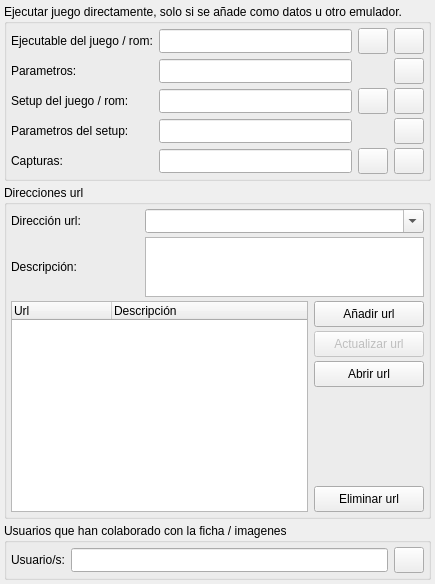
     <widget class="QWidget" name="tabDatos_3">
      <attribute name="icon">
       <iconset resource="../res/gr-lida.qrc">
        <normaloff>:/img16/importar.png</normaloff>:/img16/importar.png</iconset>
      </attribute>
      <attribute name="title">
       <string>Otros Datos</string>
      </attribute>
      <layout class="QVBoxLayout" name="verticalLayout" stretch="0,1,0">
       <property name="spacing">
        <number>4</number>
       </property>
       <property name="leftMargin">
        <number>4</number>
       </property>
       <property name="topMargin">
        <number>4</number>
       </property>
       <property name="rightMargin">
        <number>4</number>
       </property>
       <property name="bottomMargin">
        <number>4</number>
       </property>
       <item>
        <widget class="QGroupBox" name="gBoxDatos_Exe">
         <property name="title">
          <string>Ejecutar juego directamente, solo si se añade como datos u otro emulador.</string>
         </property>
         <layout class="QGridLayout" name="gridLayout_3">
          <property name="leftMargin">
           <number>4</number>
          </property>
          <property name="topMargin">
           <number>4</number>
          </property>
          <property name="rightMargin">
           <number>4</number>
          </property>
          <property name="bottomMargin">
           <number>4</number>
          </property>
          <property name="verticalSpacing">
           <number>4</number>
          </property>
          <item row="0" column="0">
           <widget class="QLabel" name="lb_Datos_32">
            <property name="minimumSize">
             <size>
              <width>128</width>
              <height>0</height>
             </size>
            </property>
            <property name="text">
             <string>Ejecutable del juego / rom:</string>
            </property>
            <property name="alignment">
             <set>Qt::AlignLeading|Qt::AlignLeft|Qt::AlignVCenter</set>
            </property>
           </widget>
          </item>
          <item row="0" column="1">
           <widget class="QLineEdit" name="txtDatos_path_exe">
            <property name="minimumSize">
             <size>
              <width>0</width>
              <height>24</height>
             </size>
            </property>
           </widget>
          </item>
          <item row="0" column="2">
           <widget class="QPushButton" name="btnDatos_ExeJuego">
            <property name="minimumSize">
             <size>
              <width>30</width>
              <height>26</height>
             </size>
            </property>
            <property name="maximumSize">
             <size>
              <width>30</width>
              <height>26</height>
             </size>
            </property>
            <property name="icon">
             <iconset resource="../res/gr-lida.qrc">
              <normaloff>:/img16/carpeta_1.png</normaloff>:/img16/carpeta_1.png</iconset>
            </property>
           </widget>
          </item>
          <item row="0" column="3">
           <widget class="QPushButton" name="btnDatos_ExeJuego_clear">
            <property name="minimumSize">
             <size>
              <width>30</width>
              <height>26</height>
             </size>
            </property>
            <property name="maximumSize">
             <size>
              <width>30</width>
              <height>26</height>
             </size>
            </property>
            <property name="icon">
             <iconset resource="../res/gr-lida.qrc">
              <normaloff>:/img16/limpiar.png</normaloff>:/img16/limpiar.png</iconset>
            </property>
           </widget>
          </item>
          <item row="1" column="0">
           <widget class="QLabel" name="lb_Datos_35">
            <property name="minimumSize">
             <size>
              <width>128</width>
              <height>0</height>
             </size>
            </property>
            <property name="text">
             <string>Parametros:</string>
            </property>
            <property name="alignment">
             <set>Qt::AlignLeading|Qt::AlignLeft|Qt::AlignVCenter</set>
            </property>
           </widget>
          </item>
          <item row="1" column="1">
           <widget class="QLineEdit" name="txtDatos_parametros_exe">
            <property name="minimumSize">
             <size>
              <width>0</width>
              <height>24</height>
             </size>
            </property>
           </widget>
          </item>
          <item row="2" column="0">
           <widget class="QLabel" name="lb_Datos_39">
            <property name="minimumSize">
             <size>
              <width>128</width>
              <height>0</height>
             </size>
            </property>
            <property name="text">
             <string>Setup del juego / rom:</string>
            </property>
            <property name="alignment">
             <set>Qt::AlignLeading|Qt::AlignLeft|Qt::AlignVCenter</set>
            </property>
           </widget>
          </item>
          <item row="2" column="1">
           <widget class="QLineEdit" name="txtDatos_path_setup">
            <property name="minimumSize">
             <size>
              <width>0</width>
              <height>24</height>
             </size>
            </property>
           </widget>
          </item>
          <item row="2" column="2">
           <widget class="QPushButton" name="btnDatos_SetupJuego">
            <property name="minimumSize">
             <size>
              <width>30</width>
              <height>26</height>
             </size>
            </property>
            <property name="maximumSize">
             <size>
              <width>30</width>
              <height>26</height>
             </size>
            </property>
            <property name="icon">
             <iconset resource="../res/gr-lida.qrc">
              <normaloff>:/img16/carpeta_1.png</normaloff>:/img16/carpeta_1.png</iconset>
            </property>
           </widget>
          </item>
          <item row="2" column="3">
           <widget class="QPushButton" name="btnDatos_SetupJuego_clear">
            <property name="minimumSize">
             <size>
              <width>30</width>
              <height>26</height>
             </size>
            </property>
            <property name="maximumSize">
             <size>
              <width>30</width>
              <height>26</height>
             </size>
            </property>
            <property name="icon">
             <iconset resource="../res/gr-lida.qrc">
              <normaloff>:/img16/limpiar.png</normaloff>:/img16/limpiar.png</iconset>
            </property>
           </widget>
          </item>
          <item row="3" column="0">
           <widget class="QLabel" name="lb_Datos_38">
            <property name="minimumSize">
             <size>
              <width>128</width>
              <height>0</height>
             </size>
            </property>
            <property name="text">
             <string>Parametros del setup:</string>
            </property>
            <property name="alignment">
             <set>Qt::AlignLeading|Qt::AlignLeft|Qt::AlignVCenter</set>
            </property>
           </widget>
          </item>
          <item row="3" column="1">
           <widget class="QLineEdit" name="txtDatos_parametros_setup">
            <property name="minimumSize">
             <size>
              <width>0</width>
              <height>24</height>
             </size>
            </property>
           </widget>
          </item>
          <item row="4" column="1">
           <widget class="QLineEdit" name="txtDatos_path_capturas">
            <property name="minimumSize">
             <size>
              <width>0</width>
              <height>24</height>
             </size>
            </property>
           </widget>
          </item>
          <item row="4" column="0">
           <widget class="QLabel" name="lb_Datos_42">
            <property name="minimumSize">
             <size>
              <width>128</width>
              <height>0</height>
             </size>
            </property>
            <property name="text">
             <string>Capturas:</string>
            </property>
            <property name="alignment">
             <set>Qt::AlignLeading|Qt::AlignLeft|Qt::AlignVCenter</set>
            </property>
           </widget>
          </item>
          <item row="4" column="2">
           <widget class="QPushButton" name="btnDatos_PathCapturas">
            <property name="minimumSize">
             <size>
              <width>30</width>
              <height>26</height>
             </size>
            </property>
            <property name="maximumSize">
             <size>
              <width>30</width>
              <height>26</height>
             </size>
            </property>
            <property name="icon">
             <iconset resource="../res/gr-lida.qrc">
              <normaloff>:/img16/carpeta_1.png</normaloff>:/img16/carpeta_1.png</iconset>
            </property>
           </widget>
          </item>
          <item row="4" column="3">
           <widget class="QPushButton" name="btnDatos_PathCapturas_clear">
            <property name="minimumSize">
             <size>
              <width>30</width>
              <height>26</height>
             </size>
            </property>
            <property name="maximumSize">
             <size>
              <width>30</width>
              <height>26</height>
             </size>
            </property>
            <property name="icon">
             <iconset resource="../res/gr-lida.qrc">
              <normaloff>:/img16/limpiar.png</normaloff>:/img16/limpiar.png</iconset>
            </property>
           </widget>
          </item>
          <item row="1" column="3">
           <widget class="QPushButton" name="btnDatos_ParametrosExe_clear">
            <property name="minimumSize">
             <size>
              <width>30</width>
              <height>26</height>
             </size>
            </property>
            <property name="maximumSize">
             <size>
              <width>30</width>
              <height>26</height>
             </size>
            </property>
            <property name="icon">
             <iconset resource="../res/gr-lida.qrc">
              <normaloff>:/img16/limpiar.png</normaloff>:/img16/limpiar.png</iconset>
            </property>
           </widget>
          </item>
          <item row="3" column="3">
           <widget class="QPushButton" name="btnDatos_ParametrosSetup_clear">
            <property name="minimumSize">
             <size>
              <width>30</width>
              <height>26</height>
             </size>
            </property>
            <property name="maximumSize">
             <size>
              <width>30</width>
              <height>26</height>
             </size>
            </property>
            <property name="icon">
             <iconset resource="../res/gr-lida.qrc">
              <normaloff>:/img16/limpiar.png</normaloff>:/img16/limpiar.png</iconset>
            </property>
           </widget>
          </item>
         </layout>
        </widget>
       </item>
       <item>
        <widget class="QGroupBox" name="groupBox_4">
         <property name="title">
          <string>Direcciones url</string>
         </property>
         <layout class="QGridLayout" name="gridLayout_2" columnstretch="0,1,0">
          <property name="leftMargin">
           <number>4</number>
          </property>
          <property name="topMargin">
           <number>4</number>
          </property>
          <property name="rightMargin">
           <number>4</number>
          </property>
          <property name="bottomMargin">
           <number>4</number>
          </property>
          <property name="verticalSpacing">
           <number>4</number>
          </property>
          <item row="0" column="0">
           <widget class="QLabel" name="lb_Datos_40">
            <property name="minimumSize">
             <size>
              <width>128</width>
              <height>0</height>
             </size>
            </property>
            <property name="text">
             <string>Dirección url:</string>
            </property>
            <property name="alignment">
             <set>Qt::AlignLeading|Qt::AlignLeft|Qt::AlignVCenter</set>
            </property>
           </widget>
          </item>
          <item row="1" column="0">
           <widget class="QLabel" name="lb_Datos_41">
            <property name="minimumSize">
             <size>
              <width>128</width>
              <height>0</height>
             </size>
            </property>
            <property name="text">
             <string>Descripción:</string>
            </property>
            <property name="alignment">
             <set>Qt::AlignLeading|Qt::AlignLeft|Qt::AlignVCenter</set>
            </property>
           </widget>
          </item>
          <item row="2" column="0" rowspan="5" colspan="2">
           <widget class="QTreeWidget" name="twDatosURL">
            <property name="showDropIndicator" stdset="0">
             <bool>false</bool>
            </property>
            <property name="iconSize">
             <size>
              <width>16</width>
              <height>16</height>
             </size>
            </property>
            <property name="textElideMode">
             <enum>Qt::ElideNone</enum>
            </property>
            <property name="rootIsDecorated">
             <bool>false</bool>
            </property>
            <property name="uniformRowHeights">
             <bool>true</bool>
            </property>
            <property name="itemsExpandable">
             <bool>false</bool>
            </property>
            <property name="allColumnsShowFocus">
             <bool>true</bool>
            </property>
            <column>
             <property name="text">
              <string>Url</string>
             </property>
            </column>
            <column>
             <property name="text">
              <string>Descripción</string>
             </property>
            </column>
           </widget>
          </item>
          <item row="2" column="2">
           <widget class="QPushButton" name="btnAddUrl">
            <property name="minimumSize">
             <size>
              <width>110</width>
              <height>26</height>
             </size>
            </property>
            <property name="maximumSize">
             <size>
              <width>16777215</width>
              <height>26</height>
             </size>
            </property>
            <property name="text">
             <string>Añadir url</string>
            </property>
            <property name="icon">
             <iconset resource="../res/gr-lida.qrc">
              <normaloff>:/img16/nuevo.png</normaloff>:/img16/nuevo.png</iconset>
            </property>
            <property name="iconSize">
             <size>
              <width>16</width>
              <height>16</height>
             </size>
            </property>
            <property name="autoDefault">
             <bool>true</bool>
            </property>
           </widget>
          </item>
          <item row="3" column="2">
           <widget class="QPushButton" name="btnUpdateUrl">
            <property name="enabled">
             <bool>false</bool>
            </property>
            <property name="minimumSize">
             <size>
              <width>110</width>
              <height>26</height>
             </size>
            </property>
            <property name="maximumSize">
             <size>
              <width>16777215</width>
              <height>26</height>
             </size>
            </property>
            <property name="text">
             <string>Actualizar url</string>
            </property>
            <property name="icon">
             <iconset resource="../res/gr-lida.qrc">
              <normaloff>:/img16/editar.png</normaloff>:/img16/editar.png</iconset>
            </property>
           </widget>
          </item>
          <item row="4" column="2">
           <widget class="QPushButton" name="btnAbrirUrl">
            <property name="minimumSize">
             <size>
              <width>110</width>
              <height>26</height>
             </size>
            </property>
            <property name="maximumSize">
             <size>
              <width>16777215</width>
              <height>26</height>
             </size>
            </property>
            <property name="text">
             <string>Abrir url</string>
            </property>
            <property name="icon">
             <iconset resource="../res/gr-lida.qrc">
              <normaloff>:/img16/edit_enlace.png</normaloff>:/img16/edit_enlace.png</iconset>
            </property>
           </widget>
          </item>
          <item row="5" column="2">
           <spacer name="verticalSpacer">
            <property name="orientation">
             <enum>Qt::Vertical</enum>
            </property>
            <property name="sizeHint" stdset="0">
             <size>
              <width>107</width>
              <height>95</height>
             </size>
            </property>
           </spacer>
          </item>
          <item row="6" column="2">
           <widget class="QPushButton" name="btnDeleteUrl">
            <property name="minimumSize">
             <size>
              <width>110</width>
              <height>26</height>
             </size>
            </property>
            <property name="maximumSize">
             <size>
              <width>16777215</width>
              <height>26</height>
             </size>
            </property>
            <property name="text">
             <string>Eliminar url</string>
            </property>
            <property name="icon">
             <iconset resource="../res/gr-lida.qrc">
              <normaloff>:/img16/eliminar.png</normaloff>:/img16/eliminar.png</iconset>
            </property>
           </widget>
          </item>
          <item row="0" column="1" colspan="2">
           <widget class="QComboBox" name="cbxUrl_url">
            <property name="minimumSize">
             <size>
              <width>0</width>
              <height>24</height>
             </size>
            </property>
            <property name="editable">
             <bool>true</bool>
            </property>
           </widget>
          </item>
          <item row="1" column="1" colspan="2">
           <widget class="QTextEdit" name="txtUrl_descripcion">
            <property name="minimumSize">
             <size>
              <width>0</width>
              <height>60</height>
             </size>
            </property>
            <property name="maximumSize">
             <size>
              <width>16777215</width>
              <height>60</height>
             </size>
            </property>
           </widget>
          </item>
         </layout>
        </widget>
       </item>
       <item>
        <widget class="QGroupBox" name="groupBox_3">
         <property name="title">
          <string>Usuarios que han colaborado con la ficha / imagenes</string>
         </property>
         <layout class="QHBoxLayout" name="horizontalLayout_2">
          <property name="leftMargin">
           <number>4</number>
          </property>
          <property name="topMargin">
           <number>4</number>
          </property>
          <property name="rightMargin">
           <number>4</number>
          </property>
          <property name="bottomMargin">
           <number>4</number>
          </property>
          <item>
           <widget class="QLabel" name="lb_Datos_17">
            <property name="text">
             <string>Usuario/s:</string>
            </property>
           </widget>
          </item>
          <item>
           <widget class="QLineEdit" name="txtDatos_Usuario">
            <property name="minimumSize">
             <size>
              <width>0</width>
              <height>24</height>
             </size>
            </property>
           </widget>
          </item>
          <item>
           <widget class="QPushButton" name="btnDatos_Usuario_clear">
            <property name="minimumSize">
             <size>
              <width>30</width>
              <height>26</height>
             </size>
            </property>
            <property name="maximumSize">
             <size>
              <width>30</width>
              <height>26</height>
             </size>
            </property>
            <property name="icon">
             <iconset resource="../res/gr-lida.qrc">
              <normaloff>:/img16/limpiar.png</normaloff>:/img16/limpiar.png</iconset>
            </property>
           </widget>
          </item>
         </layout>
        </widget>
       </item>
      </layout>
     </widget>
